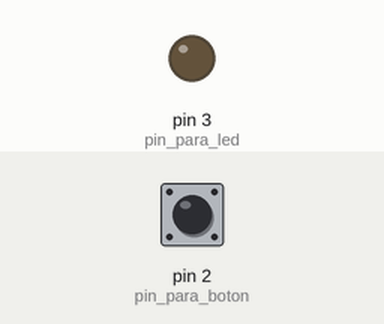
Bench run of a sketch on a simulated Arduino Uno, built with avr-gcc and run on an emulated ATmega328P. Parts: output pins drawn as LEDs (lit = HIGH). The test bench sets the inputs (shaded band); at power-on: pin 2 (pin_para_boton) HIGH.

Above: at 1.2 s.
1.3 s: pin 2 (pin_para_boton) pulled LOW for 0.15 s
At 1.7 s:
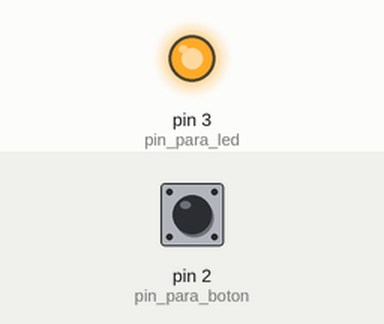
2.9 s: pin 2 (pin_para_boton) pulled LOW for 1 s
At 4.1 s:
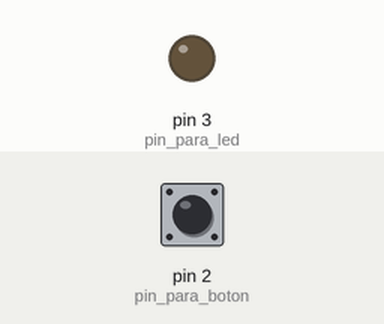
5.4 s: pin 2 (pin_para_boton) pulled LOW for 3.2 s
At 6.0 s:
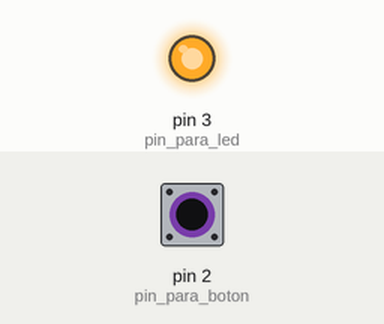
Timing chart, 0 to 8.4 s (numbered marks = the images above; inputs shaded):
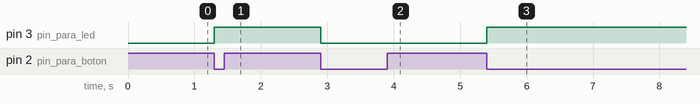

Measured:
- after the input at 1.3 s, pin 3 (pin_para_led): LOW → HIGH at once
- after the input at 2.9 s, pin 3 (pin_para_led): HIGH → LOW at once
- after the input at 5.4 s, pin 3 (pin_para_led): LOW → HIGH at once

The sketch:

boton_2.ino
```cpp
//Christian Alexander Tello Ruiz
//Jesus Haans Lopez Hernandez

void setup() {
  pinMode(2, INPUT);//pin para boton
  pinMode(3, OUTPUT);//pin para led

}

int prendido = 1;// para guardar el estado del  leed
void loop() {
  while(digitalRead(2)){// nos mantenemos vigilando el biooton
    delay(50);
    if(!digitalRead(2)){//asi ebntramos en este iff para cambiar el estado del led
      digitalWrite(3, prendido);//prendemos o pagamos
      prendido = !prendido;//actualizamos estado
    }
  }

}
```
